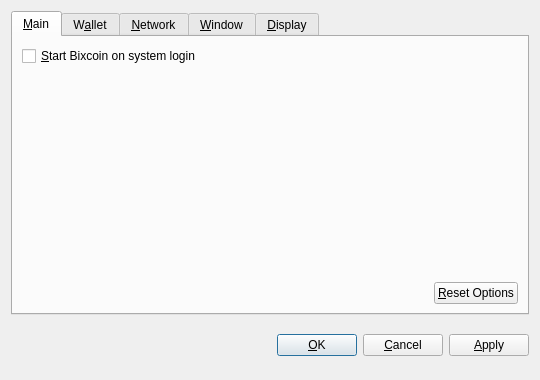
<?xml version="1.0" encoding="UTF-8"?>
<ui version="4.0">
 <class>OptionsDialog</class>
 <widget class="QDialog" name="OptionsDialog">
  <property name="geometry">
   <rect>
    <x>0</x>
    <y>0</y>
    <width>540</width>
    <height>380</height>
   </rect>
  </property>
  <property name="windowTitle">
   <string>Options</string>
  </property>
  <property name="modal">
   <bool>true</bool>
  </property>
  <layout class="QVBoxLayout" name="verticalLayout">
   <item>
    <widget class="QTabWidget" name="tabWidget">
     <property name="tabPosition">
      <enum>QTabWidget::North</enum>
     </property>
     <property name="currentIndex">
      <number>0</number>
     </property>
     <widget class="QWidget" name="tabMain">
      <attribute name="title">
       <string>&amp;Main</string>
      </attribute>
      <layout class="QVBoxLayout" name="verticalLayout_Main">
       <item>
        <widget class="QCheckBox" name="bitcoinAtStartup">
         <property name="toolTip">
          <string>Automatically start Bixcoin after logging in to the system.</string>
         </property>
         <property name="text">
          <string>&amp;Start Bixcoin on system login</string>
         </property>
        </widget>
       </item>
       <item>
        <spacer name="verticalSpacer_Main">
         <property name="orientation">
          <enum>Qt::Vertical</enum>
         </property>
         <property name="sizeHint" stdset="0">
          <size>
           <width>20</width>
           <height>40</height>
          </size>
         </property>
        </spacer>
       </item>
       <item>
        <layout class="QHBoxLayout" name="horizontalLayout_2_Main">
         <item>
          <spacer name="horizontalSpacer_2_Main">
           <property name="orientation">
            <enum>Qt::Horizontal</enum>
           </property>
           <property name="sizeHint" stdset="0">
            <size>
             <width>40</width>
             <height>20</height>
            </size>
           </property>
          </spacer>
         </item>
         <item>
          <widget class="QPushButton" name="resetButton">
           <property name="toolTip">
            <string>Reset all client options to default.</string>
           </property>
           <property name="text">
            <string>&amp;Reset Options</string>
           </property>
           <property name="autoDefault">
            <bool>false</bool>
           </property>
          </widget>
         </item>
        </layout>
       </item>
      </layout>
     </widget>
     <widget class="QWidget" name="tabWallet">
      <attribute name="title">
       <string>W&amp;allet</string>
      </attribute>
      <layout class="QVBoxLayout" name="verticalLayout_Network">
       <item>
        <widget class="QLabel" name="transactionFeeInfoLabel">
         <property name="text">
          <string>Optional transaction fee per kB that helps make sure your transactions are processed quickly. Most transactions are 1 kB.</string>
         </property>
         <property name="textFormat">
          <enum>Qt::PlainText</enum>
         </property>
         <property name="wordWrap">
          <bool>true</bool>
         </property>
        </widget>
       </item>
       <item>
        <layout class="QHBoxLayout" name="horizontalLayout_1_Main">
         <item>
          <widget class="QLabel" name="transactionFeeLabel">
           <property name="text">
            <string>Pay transaction &amp;fee</string>
           </property>
           <property name="textFormat">
            <enum>Qt::PlainText</enum>
           </property>
           <property name="buddy">
            <cstring>transactionFee</cstring>
           </property>
          </widget>
         </item>
         <item>
          <widget class="BitcoinAmountField" name="transactionFee"/>
         </item>
         <item>
          <spacer name="horizontalSpacer_1_Main">
           <property name="orientation">
            <enum>Qt::Horizontal</enum>
           </property>
           <property name="sizeHint" stdset="0">
            <size>
             <width>40</width>
             <height>20</height>
            </size>
           </property>
          </spacer>
         </item>
        </layout>
       </item>
       <item>
        <widget class="QLabel" name="label">
         <property name="text">
          <string>If you disable the spending of unconfirmed change, the change from a transaction cannot be used until that transaction has at least one confirmation. This also affects how your balance is computed.</string>
         </property>
         <property name="wordWrap">
          <bool>true</bool>
         </property>
        </widget>
       </item>
       <item>
        <widget class="QCheckBox" name="spendZeroConfChange">
         <property name="text">
          <string>Spend unconfirmed change  (experts only)</string>
         </property>
        </widget>
       </item>
       <item>
        <spacer name="verticalSpacer">
         <property name="orientation">
          <enum>Qt::Vertical</enum>
         </property>
         <property name="sizeHint" stdset="0">
          <size>
           <width>20</width>
           <height>40</height>
          </size>
         </property>
        </spacer>
       </item>
      </layout>
     </widget>
     <widget class="QWidget" name="tabNetwork">
      <attribute name="title">
       <string>&amp;Network</string>
      </attribute>
      <layout class="QVBoxLayout" name="verticalLayout_Network">
       <item>
        <widget class="QCheckBox" name="mapPortUpnp">
         <property name="toolTip">
          <string>Automatically open the Bixcoin client port on the router. This only works when your router supports UPnP and it is enabled.</string>
         </property>
         <property name="text">
          <string>Map port using &amp;UPnP</string>
         </property>
        </widget>
       </item>
       <item>
        <widget class="QCheckBox" name="connectSocks">
         <property name="toolTip">
          <string>Connect to the Bixcoin network through a SOCKS proxy (e.g. when connecting through Tor).</string>
         </property>
         <property name="text">
          <string>&amp;Connect through SOCKS proxy:</string>
         </property>
        </widget>
       </item>
       <item>
        <layout class="QHBoxLayout" name="horizontalLayout_Network">
         <item>
          <widget class="QLabel" name="proxyIpLabel">
           <property name="text">
            <string>Proxy &amp;IP:</string>
           </property>
           <property name="textFormat">
            <enum>Qt::PlainText</enum>
           </property>
           <property name="buddy">
            <cstring>proxyIp</cstring>
           </property>
          </widget>
         </item>
         <item>
          <widget class="QValidatedLineEdit" name="proxyIp">
           <property name="maximumSize">
            <size>
             <width>140</width>
             <height>16777215</height>
            </size>
           </property>
           <property name="toolTip">
            <string>IP address of the proxy (e.g. 127.0.0.1)</string>
           </property>
          </widget>
         </item>
         <item>
          <widget class="QLabel" name="proxyPortLabel">
           <property name="text">
            <string>&amp;Port:</string>
           </property>
           <property name="textFormat">
            <enum>Qt::PlainText</enum>
           </property>
           <property name="buddy">
            <cstring>proxyPort</cstring>
           </property>
          </widget>
         </item>
         <item>
          <widget class="QLineEdit" name="proxyPort">
           <property name="maximumSize">
            <size>
             <width>55</width>
             <height>16777215</height>
            </size>
           </property>
           <property name="toolTip">
            <string>Port of the proxy (e.g. 9050)</string>
           </property>
          </widget>
         </item>
         <item>
          <widget class="QLabel" name="socksVersionLabel">
           <property name="text">
            <string>SOCKS &amp;Version:</string>
           </property>
           <property name="textFormat">
            <enum>Qt::PlainText</enum>
           </property>
           <property name="buddy">
            <cstring>socksVersion</cstring>
           </property>
          </widget>
         </item>
         <item>
          <widget class="QValueComboBox" name="socksVersion">
           <property name="toolTip">
            <string>SOCKS version of the proxy (e.g. 5)</string>
           </property>
          </widget>
         </item>
         <item>
          <spacer name="horizontalSpacer_Network">
           <property name="orientation">
            <enum>Qt::Horizontal</enum>
           </property>
           <property name="sizeHint" stdset="0">
            <size>
             <width>40</width>
             <height>20</height>
            </size>
           </property>
          </spacer>
         </item>
        </layout>
       </item>
       <item>
        <spacer name="verticalSpacer_Network">
         <property name="orientation">
          <enum>Qt::Vertical</enum>
         </property>
         <property name="sizeHint" stdset="0">
          <size>
           <width>20</width>
           <height>40</height>
          </size>
         </property>
        </spacer>
       </item>
      </layout>
     </widget>
     <widget class="QWidget" name="tabWindow">
      <attribute name="title">
       <string>&amp;Window</string>
      </attribute>
      <layout class="QVBoxLayout" name="verticalLayout_Window">
       <item>
        <widget class="QCheckBox" name="minimizeToTray">
         <property name="toolTip">
          <string>Show only a tray icon after minimizing the window.</string>
         </property>
         <property name="text">
          <string>&amp;Minimize to the tray instead of the taskbar</string>
         </property>
        </widget>
       </item>
       <item>
        <widget class="QCheckBox" name="minimizeOnClose">
         <property name="toolTip">
          <string>Minimize instead of exit the application when the window is closed. When this option is enabled, the application will be closed only after selecting Quit in the menu.</string>
         </property>
         <property name="text">
          <string>M&amp;inimize on close</string>
         </property>
        </widget>
       </item>
       <item>
        <spacer name="verticalSpacer_Window">
         <property name="orientation">
          <enum>Qt::Vertical</enum>
         </property>
         <property name="sizeHint" stdset="0">
          <size>
           <width>20</width>
           <height>40</height>
          </size>
         </property>
        </spacer>
       </item>
      </layout>
     </widget>
     <widget class="QWidget" name="tabDisplay">
      <attribute name="title">
       <string>&amp;Display</string>
      </attribute>
      <layout class="QVBoxLayout" name="verticalLayout_Display">
       <item>
        <layout class="QHBoxLayout" name="horizontalLayout_1_Display">
         <item>
          <widget class="QLabel" name="langLabel">
           <property name="text">
            <string>User Interface &amp;language:</string>
           </property>
           <property name="textFormat">
            <enum>Qt::PlainText</enum>
           </property>
           <property name="buddy">
            <cstring>lang</cstring>
           </property>
          </widget>
         </item>
         <item>
          <widget class="QValueComboBox" name="lang">
           <property name="toolTip">
            <string>The user interface language can be set here. This setting will take effect after restarting Bixcoin.</string>
           </property>
          </widget>
         </item>
        </layout>
       </item>
       <item>
        <layout class="QHBoxLayout" name="horizontalLayout_2_Display">
         <item>
          <widget class="QLabel" name="unitLabel">
           <property name="text">
            <string>&amp;Unit to show amounts in:</string>
           </property>
           <property name="textFormat">
            <enum>Qt::PlainText</enum>
           </property>
           <property name="buddy">
            <cstring>unit</cstring>
           </property>
          </widget>
         </item>
         <item>
          <widget class="QValueComboBox" name="unit">
           <property name="toolTip">
            <string>Choose the default subdivision unit to show in the interface and when sending coins.</string>
           </property>
          </widget>
         </item>
        </layout>
       </item>
       <item>
        <widget class="QCheckBox" name="displayAddresses">
         <property name="toolTip">
          <string>Whether to show Bixcoin addresses in the transaction list or not.</string>
         </property>
         <property name="text">
          <string>&amp;Display addresses in transaction list</string>
         </property>
        </widget>
       </item>
       <item>
        <widget class="QCheckBox" name="coinControlFeatures">
         <property name="toolTip">
          <string>Whether to show coin control features or not.</string>
         </property>
         <property name="text">
          <string>Display coin &amp;control features (experts only!)</string>
         </property>
        </widget>
       </item>
       <item>
        <spacer name="verticalSpacer_Display">
         <property name="orientation">
          <enum>Qt::Vertical</enum>
         </property>
         <property name="sizeHint" stdset="0">
          <size>
           <width>20</width>
           <height>40</height>
          </size>
         </property>
        </spacer>
       </item>
      </layout>
     </widget>
    </widget>
   </item>
   <item>
    <layout class="QHBoxLayout" name="horizontalLayout_Buttons">
     <item>
      <spacer name="horizontalSpacer_1">
       <property name="orientation">
        <enum>Qt::Horizontal</enum>
       </property>
       <property name="sizeHint" stdset="0">
        <size>
         <width>40</width>
         <height>48</height>
        </size>
       </property>
      </spacer>
     </item>
     <item>
      <widget class="QLabel" name="statusLabel">
       <property name="font">
        <font>
         <weight>75</weight>
         <bold>true</bold>
        </font>
       </property>
       <property name="text">
        <string/>
       </property>
       <property name="textFormat">
        <enum>Qt::PlainText</enum>
       </property>
       <property name="wordWrap">
        <bool>true</bool>
       </property>
      </widget>
     </item>
     <item>
      <spacer name="horizontalSpacer_2">
       <property name="orientation">
        <enum>Qt::Horizontal</enum>
       </property>
       <property name="sizeHint" stdset="0">
        <size>
         <width>40</width>
         <height>48</height>
        </size>
       </property>
      </spacer>
     </item>
     <item>
      <widget class="QPushButton" name="okButton">
       <property name="text">
        <string>&amp;OK</string>
       </property>
      </widget>
     </item>
     <item>
      <widget class="QPushButton" name="cancelButton">
       <property name="text">
        <string>&amp;Cancel</string>
       </property>
       <property name="autoDefault">
        <bool>false</bool>
       </property>
      </widget>
     </item>
     <item>
      <widget class="QPushButton" name="applyButton">
       <property name="text">
        <string>&amp;Apply</string>
       </property>
       <property name="autoDefault">
        <bool>false</bool>
       </property>
      </widget>
     </item>
    </layout>
   </item>
  </layout>
 </widget>
 <customwidgets>
  <customwidget>
   <class>BitcoinAmountField</class>
   <extends>QSpinBox</extends>
   <header>bitcoinamountfield.h</header>
  </customwidget>
  <customwidget>
   <class>QValueComboBox</class>
   <extends>QComboBox</extends>
   <header>qvaluecombobox.h</header>
  </customwidget>
  <customwidget>
   <class>QValidatedLineEdit</class>
   <extends>QLineEdit</extends>
   <header>qvalidatedlineedit.h</header>
  </customwidget>
 </customwidgets>
 <resources/>
 <connections/>
</ui>
